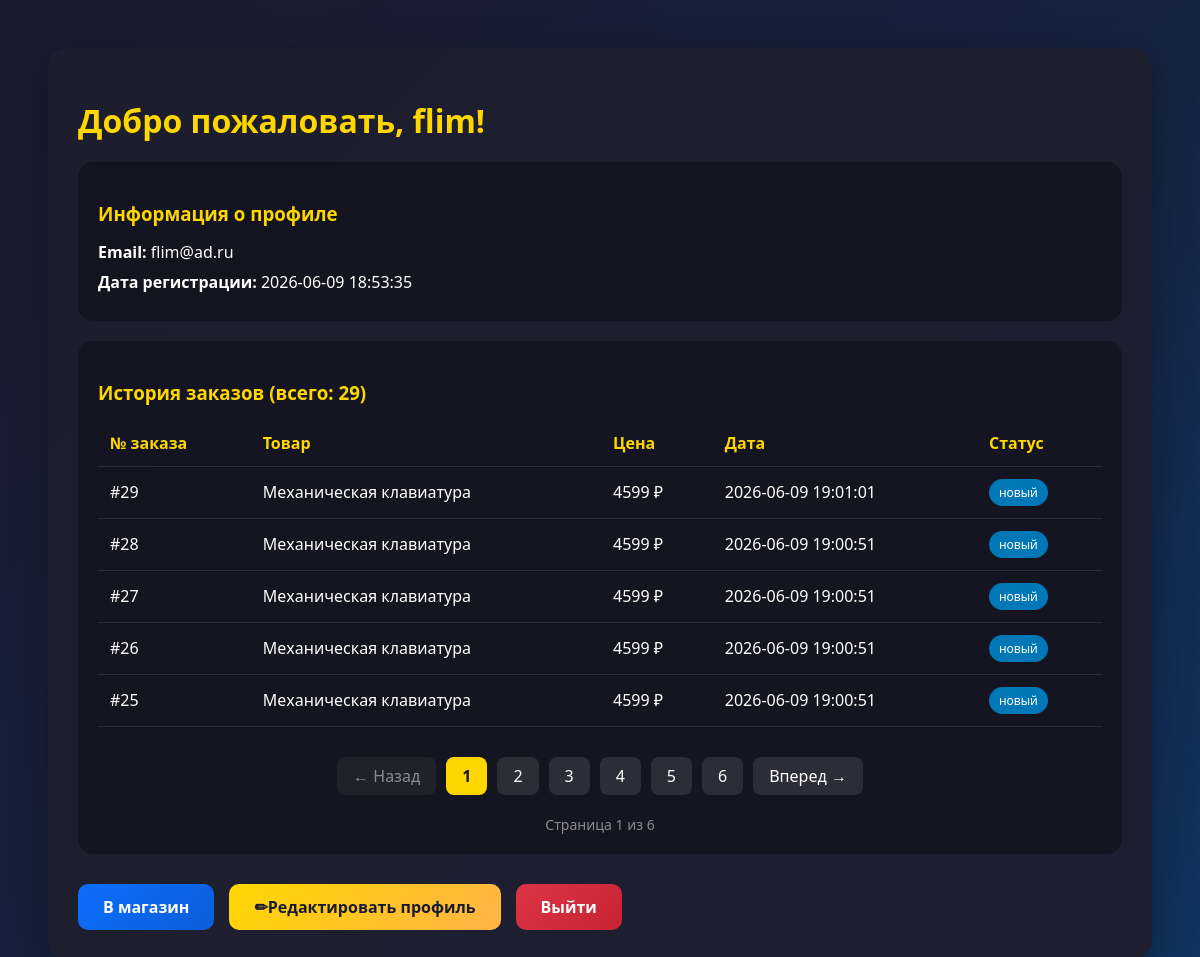
The app's page /dashboard (signed in) with its own data.
### tables this page shows
CREATE TABLE users (
            id INTEGER PRIMARY KEY AUTOINCREMENT,
            username TEXT UNIQUE NOT NULL,
            email TEXT UNIQUE NOT NULL,
            password TEXT NOT NULL,
            created_at TIMESTAMP DEFAULT CURRENT_TIMESTAMP);

CREATE TABLE orders (
            id INTEGER PRIMARY KEY AUTOINCREMENT,
            user_id INTEGER NOT NULL,
            product_id INTEGER NOT NULL,
            product_name TEXT NOT NULL,
            product_price INTEGER NOT NULL,
            order_date TIMESTAMP DEFAULT CURRENT_TIMESTAMP,
            status TEXT DEFAULT 'новый',
            FOREIGN KEY (user_id) REFERENCES users (id),
            FOREIGN KEY (product_id) REFERENCES products (id));

### app.py (the view)
@app.route('/dashboard')
@app.route('/dashboard/page/<int:page_num>')
def dashboard(page_num=1):
    if 'user_id' not in session:
        return redirect(url_for('login'))
    user_id = session['user_id']
    per_page = 5
    offset = (page_num - 1) * per_page
    conn = get_db_connection()
    user = conn.execute('SELECT * FROM users WHERE id = ?', (user_id,)).fetchone()
    total_orders = conn.execute('SELECT COUNT(*) FROM orders WHERE user_id = ?', (user_id,)).fetchone()[0]
    total_pages = (total_orders + per_page - 1) // per_page
    if total_pages == 0:
        total_pages = 1
    if page_num < 1:
        page_num = 1
    elif page_num > total_pages:
        page_num = total_pages
        offset = (page_num - 1) * per_page
    orders = conn.execute('''
        SELECT * FROM orders
        WHERE user_id = ?
        ORDER BY order_date DESC, id DESC
        LIMIT ? OFFSET ?
    ''', (user_id, per_page, offset)).fetchall()
    conn.close()
    if not user:
        session.clear()
        return redirect(url_for('login'))
    return render_template('dashboard.html',
                           user=user,
                           orders=orders,
                           current_page=page_num,
                           total_pages=total_pages,
                           total_orders=total_orders)

### app.py (called while the page is built)
def get_db_connection():
    conn = sqlite3.connect('database.db')
    conn.row_factory = sqlite3.Row
    return conn

### templates/dashboard.html (shortened to what this page needs)
<!DOCTYPE html>
<html lang="ru">
<head>
</head>
<body>
    <div class="dashboard-container">
        <h1>Добро пожаловать, {{ user.username }}!</h1>
        <div class="info-card">
            <h3>Информация о профиле</h3>
            <p><strong>Email:</strong> {{ user.email }}</p>
            <p><strong>Дата регистрации:</strong> {{ user.created_at }}</p>
        </div>
        <div class="orders-card">
            <h3>История заказов (всего: {{ total_orders }})</h3>
            {% if orders %}
            <table>
                <thead>
                    <tr>
                        <th>№ заказа</th>
                        <th>Товар</th>
                        <th>Цена</th>
                        <th>Дата</th>
                        <th>Статус</th>
                    </tr>
                </thead>
                <tbody>
                    {% for order in orders %}
                    <tr>
                        <td data-label="№ заказа">#{{ order.id }}</td>
                        <td data-label="Товар">{{ order.product_name }}</td>
                        <td data-label="Цена">{{ order.product_price }} ₽</td>
                        <td data-label="Дата">{{ order.order_date[:19] }}</td>
                        <td data-label="Статус"><span class="badge">{{ order.status }}</span></td>
                    </tr>
                    {% endfor %}
                </tbody>
            </table>
            {% if total_pages > 1 %}
            <div class="pagination">
                {% if current_page > 1 %}
                <a href="{{ url_for('dashboard', page_num=current_page-1) }}" class="page-link">← Назад</a>
                {% else %}
                <span class="page-link" style="opacity: 0.5; cursor: not-allowed;">← Назад</span>
                {% endif %}
                {% for p in range(1, total_pages + 1) %}
                    {% if p == current_page %}
                    <span class="page-current">{{ p }}</span>
                    {% else %}
                    <a href="{{ url_for('dashboard', page_num=p) }}" class="page-link">{{ p }}</a>
                    {% endif %}
                {% endfor %}
                {% if current_page < total_pages %}
                <a href="{{ url_for('dashboard', page_num=current_page+1) }}" class="page-link">Вперед →</a>
                {% else %}
                <span class="page-link" style="opacity: 0.5; cursor: not-allowed;">Вперед →</span>
                {% endif %}
            </div>
            <div class="page-info">
                Страница {{ current_page }} из {{ total_pages }}
            </div>
            {% endif %}
            {% else %}
            <p class="text-muted">У вас нет заказов. Перейдите в магазин, чтобы сделать первый заказ!</p>
            {% endif %}
        </div>
        <div class="btn-group">
            <a href="{{ url_for('index') }}" class="btn-primary">В магазин</a>
            <a href="{{ url_for('profile') }}" class="btn-warning">✏Редактировать профиль</a>
            <a href="{{ url_for('logout') }}" class="btn-danger">Выйти</a>
        </div>
    </div>
</body>
</html>

### templates/dashboard.html (style rules this page uses)
body { background: linear-gradient(135deg, #1a1a2e 0%, #16213e 50%, #0f3460 100%); min-height: 100vh; padding: 40px; font-family: 'Segoe UI', Tahoma, Geneva, Verdana, sans-serif; }
.dashboard-container { background: rgba(30, 30, 46, 0.95); border-radius: 20px; padding: 30px; color: white; box-shadow: 0 10px 40px rgba(0,0,0,0.3); max-width: 1200px; margin: 0 auto; }
h1 { color: #ffd700; margin-bottom: 20px; }
.info-card, .orders-card { background: rgba(0, 0, 0, 0.3); border-radius: 15px; padding: 20px; margin-top: 20px; }
h3 { color: #ffd700; margin-bottom: 15px; }
.info-card p { margin: 8px 0; }
table { width: 100%; border-collapse: collapse; }
th, td { padding: 12px; text-align: left; border-bottom: 1px solid rgba(255, 255, 255, 0.1); }
th { color: #ffd700; }
.badge { background: #0077b6; padding: 5px 10px; border-radius: 20px; font-size: 12px; display: inline-block; }
.btn-group { margin-top: 30px; display: flex; gap: 15px; flex-wrap: wrap; }
.btn-primary { background: linear-gradient(135deg, #0d6efd, #0b5ed7); border: none; padding: 12px 25px; color: white; font-weight: 600; border-radius: 10px; text-decoration: none; display: inline-block; }
.btn-warning { background: linear-gradient(135deg, #ffd700, #ffb347); border: none; padding: 12px 25px; color: #1a1a2e; font-weight: 600; border-radius: 10px; text-decoration: none; display: inline-block; }
.btn-danger { background: linear-gradient(135deg, #dc3545, #c82333); border: none; padding: 12px 25px; color: white; font-weight: 600; border-radius: 10px; text-decoration: none; display: inline-block; }
.pagination { display: flex; justify-content: center; align-items: center; gap: 10px; margin: 30px 0 20px; flex-wrap: wrap; }
.page-link { background: rgba(255, 255, 255, 0.1); padding: 8px 16px; border-radius: 8px; color: white; text-decoration: none; transition: 0.3s; }
.page-current { background: #ffd700; padding: 8px 16px; border-radius: 8px; color: #1a1a2e; font-weight: bold; }
.page-info { text-align: center; color: rgba(255, 255, 255, 0.5); margin-top: 10px; font-size: 14px; }

### records on screen
users: username "flim", email "flim@ad.ru", created_at "2026-06-09 18:53:35"
orders: id "29", product_name "Механическая клавиатура", product_price "4599", order_date "2026-06-09 19:01:01", status "новый"
orders: id "28", product_name "Механическая клавиатура", product_price "4599", order_date "2026-06-09 19:00:51", status "новый"
orders: id "27", product_name "Механическая клавиатура", product_price "4599", order_date "2026-06-09 19:00:51", status "новый"
orders: id "26", product_name "Механическая клавиатура", product_price "4599", order_date "2026-06-09 19:00:51", status "новый"
orders: id "25", product_name "Механическая клавиатура", product_price "4599", order_date "2026-06-09 19:00:51", status "новый"

### other values on screen
{{ total_orders }} "29"
{{ p }} "1"
{{ p }} "2" "3" "4" "5" "6"
{{ current_page }} "1"
{{ total_pages }} "6"
